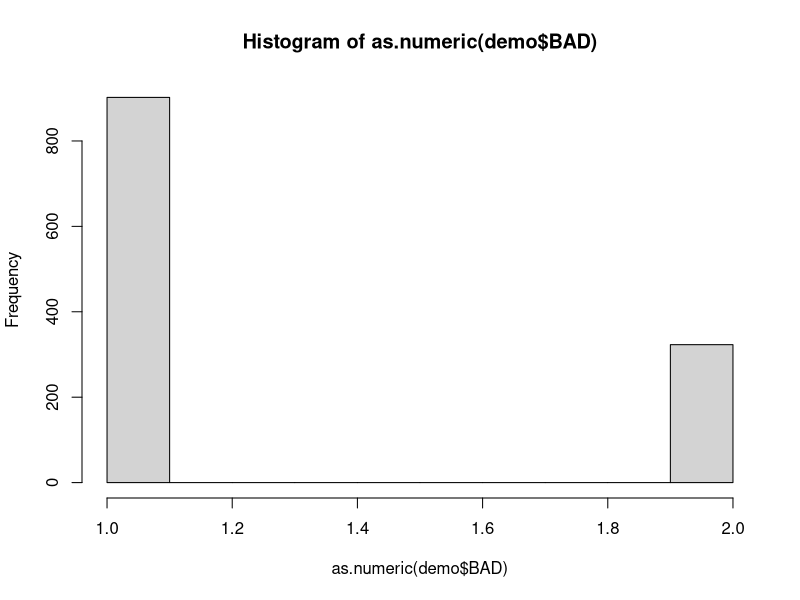
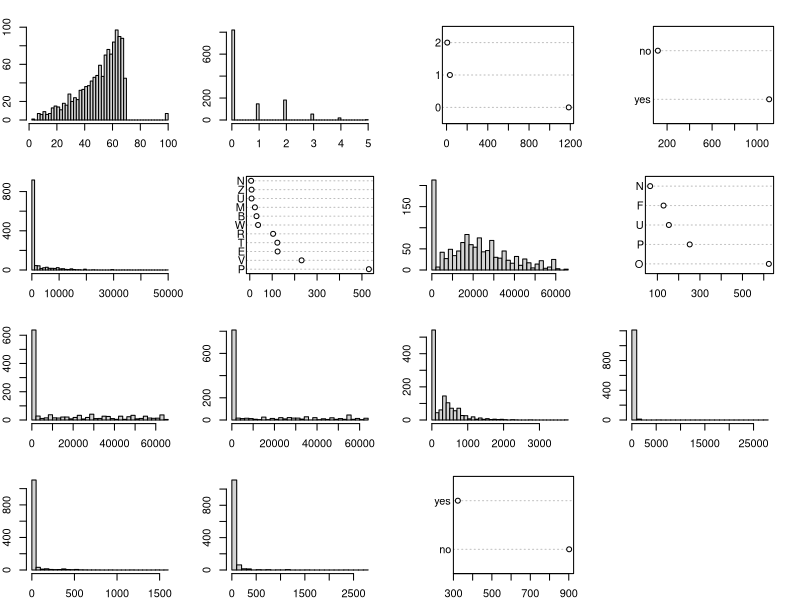
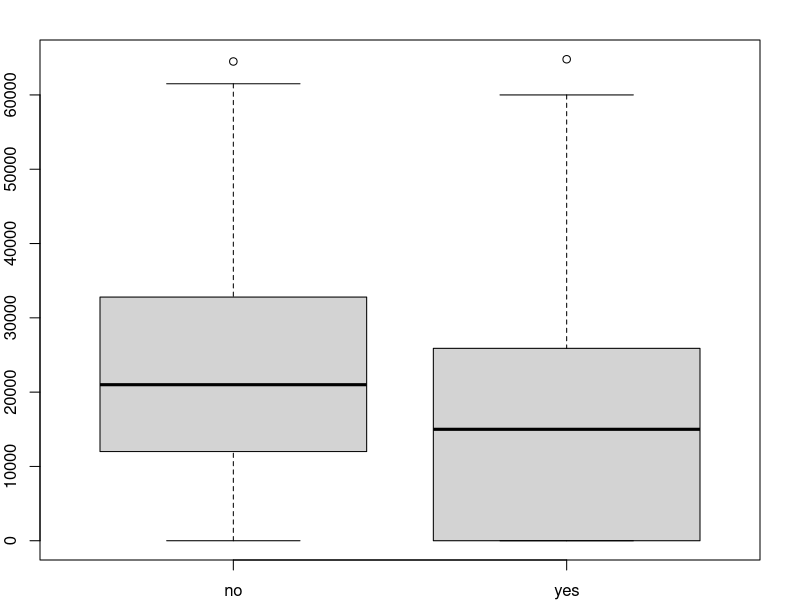

Recreate these plots in R, in order.
## ---- chunk 1
knitr::opts_chunk$set(echo = TRUE,strip.white  = TRUE,tidy=TRUE,tidy.opts=list(width.cutoff=60,blank=FALSE,highlight=FALSE))
## ---- chunk 2
library(Hmisc)
library(dplyr)
## ---- chunk 3
    demo <- read.csv("Loan_Data.csv",header = T,sep = ";")
## ---- chunk 4
    demo$PHON<-as.factor(demo$PHON)
    demo$BAD<-as.factor(demo$BAD)
## ---- chunk 5
    levels(demo$PHON) <- c("no","yes")
    levels(demo$BAD) <- c("no","yes")
## ---- chunk 6
demo$nDEP<-as.factor(demo$nDEP)
summary(demo)
## ---- chunk 7
hist(as.numeric(demo$BAD))
## ---- chunk 8

par(mar = rep(2, 4))
hist.data.frame(demo)
## ---- chunk 9
#inc.good <- filter(select(demo, dINC_A, BAD),BAD=="no")
#inc.bad <- filter(select(demo, dINC_A, BAD),BAD=="yes")
inc.good <- demo$dINC_A[demo$BAD=="no"]
inc.bad <- demo$dINC_A[demo$BAD=="yes"]
## ---- chunk 10
boxplot(demo$dINC_A~demo$BAD)
## ---- chunk 11
mean(inc.good)
mean(inc.bad)
## ---- chunk 12
result <- t.test(inc.good, inc.bad)
result
## ---- chunk 13
if (result$p.value <= 1*10^-3) {
    print("The observed income difference is Sigificant")
} else {"The observed income difference is not Sigificant"}
